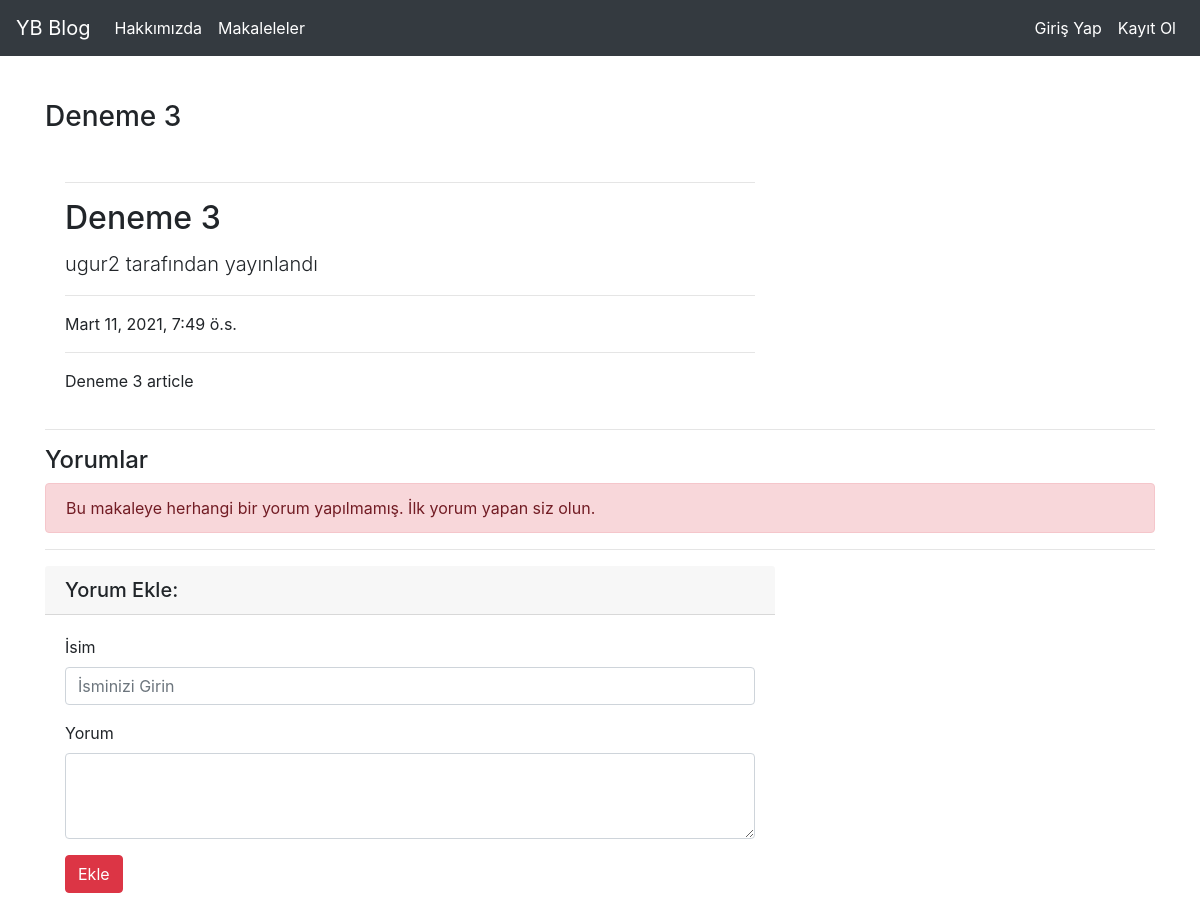
/articles/article/3, run on the app's committed database.
### article/models.py (models this page shows, shortened)
class Article(models.Model):
    author = models.ForeignKey("auth.User",on_delete = models.CASCADE,verbose_name = "Yazar")
    title=models.CharField(max_length =50,verbose_name="Başlık")
    content = RichTextField(verbose_name="İçerik")
    created_date = models.DateTimeField(auto_now_add=True,verbose_name="Oluşturulma Tarihi")
    article_image = models.FileField(blank = True,null=True,verbose_name="Makaleye Fotoğraf Ekleyin")
    class Meta:
        ordering = ['-created_date']

### article/views.py (the view)
# urls.py: path('article/<int:id>',views.detail,name="detail" ),
def detail(request,id):
    article=get_object_or_404(Article,id=id)
    comments = article.comments.all()
    context = {"article":article,"comments":comments}
    return render(request,"detail.html",context)

### templates/detail.html (shortened to what this page needs)
{% extends "layout.html" %}
{% block body %}
  <div>
    <div class="row">
      <div class="col-lg-8">
        <h3 class="card-title">{{article.title}}</h3>
          <div class="card-body">
            <hr>
            <h2 class="card-title">{{article.title}}</h2>
            <p class="lead">
              {{article.author}} tarafından yayınlandı
            </p>
            <hr>
            <p>{{article.created_date}}</p>
            <hr>
            <p class="card-text">{{article.content|safe}}</p>
          </div>
      </div>
    </div>
    <hr>
    <h4>Yorumlar</h4>
    {% if comments %}
      {% for comment in comments %}
        <div class="media mb-4">
          <img width="70" height="40" class="d-flex mr-3 rounded-circle" src="http://thetyee.ca/Culture/2019/11/05/CommentBubble1.jpg">
          <div class="media-body">
            <h5 class="mt-0">{{comment.comment_author}}</h5>
            <small>{{comment.comment_date}}</small>
            <br>
            {{comment.comment_content}}
          </div>
        </div>
      {% endfor %}
    {% else %}
      <div class="alert alert-danger">
        Bu makaleye herhangi bir yorum yapılmamış. İlk yorum yapan siz olun.
      </div>
    {% endif %}
    <hr>
    <div class="row">
      <div class="col-lg-8">
        <h5 class="card-header">Yorum Ekle:</h5>
        <div class="card-body">
          <form method = "post" action ="{% url 'article:comment' article.id %}">
              <div class="form-group">
                <label for="formGroupExampleInput">İsim</label>
                <input name="comment_author" type="text" class="form-control" id="formGroupExampleInput" placeholder="İsminizi Girin">
              </div>
              <div class="form-group">
                <label for="formtextarea">Yorum</label>
                <textarea name="comment_content" class="form-control" rows="3" id ="formtextarea" ></textarea>
              </div>
            <button type="submit" class="btn btn-danger">Ekle</button>
          </form>
        </div>
      </div>
    </div>
  </div>
{% endblock body %}

### data on the page
Article: title "Deneme 3", author "ugur2", created_date "Mart 11, 2021, 7:49 ö.s.", content "Deneme 3 article"
